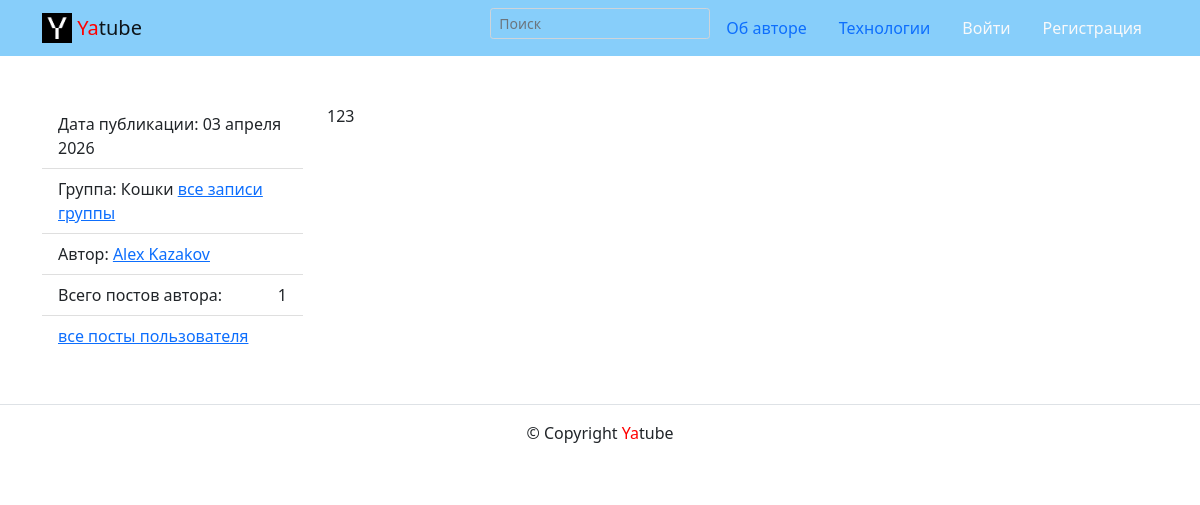
The page /posts/20/ on the database its author committed.
### posts/models.py (models this page shows, shortened)
class Post(CreatedModel):
    text = models.TextField(verbose_name='Текст поста', help_text='Введите текст поста')  # max_length=int
    author = models.ForeignKey(User, on_delete=models.CASCADE, related_name='posts')
    group = models.ForeignKey(Group, on_delete=models.CASCADE, blank=True, null=True)
    image = models.ImageField(verbose_name='Изображение', upload_to='posts/', blank=True)

class Group(models.Model):
    title = models.CharField(max_length=50)
    slug = models.CharField(max_length=25)
    desription = models.TextField()
    def __str__(self):
        return self.title

### posts/views.py (the view)
# urls.py: path('posts/<int:post_id>/', views.post_detail, name='post_detail'),
def post_detail(request, post_id):
    post = get_object_or_404(Post, id=post_id)
    form = CommentForm()
    comments = Comment.objects.filter(post_id=post_id)
    author = post.author
    all_posts = Post.objects.filter(author=author)
    sum_of_posts = len(all_posts)
    context = {
        'post': post,
        'sum': sum_of_posts,
        'form': form,
        'comments': comments,
    }
    return render(request, 'posts/post_detail.html', context)

### posts/forms.py
class CommentForm(ModelForm):
    class Meta:
        model = Comment
        fields = ('text', )

### templates/posts/post_detail.html (shortened to what this page needs)
{% extends "base.html" %}
{% load thumbnail %}
{% block content %}
    <main>
      <div class="container py-5">
      <div class="row">
        <aside class="col-12 col-md-3">
          <ul class="list-group list-group-flush">
            <li class="list-group-item">
              Дата публикации: {{post.pub_date|date:"d E Y"}}
            </li>
            {% if post.group %}
            <li class="list-group-item">
              Группа: {{ post.group }}
              <a href="{% url 'posts:group_list' post.group.slug %}">
                все записи группы
              </a>
            {% endif %}
            </li>
            <li class="list-group-item">
              Автор: <a href="{% url 'posts:profile' post.author %}">
              {{ post.author.get_full_name }}
              </a>
            </li>
            <li class="list-group-item d-flex justify-content-between align-items-center">
              Всего постов автора: <span >{{ sum }}</span>
            </li>
            <li class="list-group-item">
              <a href="{% url 'posts:author_posts' post.author_id %}">
                все посты пользователя
              </a>
            </li>
          </ul>
        </aside>
        <article class="col-12 col-md-9">
          <p>
           {{ post.text }}
          </p>
          <div class="container py-5">
        </div>
        </article>
      </div>
    </div>
    </main>
    {% endblock content %}

### rows shown on the page
Post: pub_date "03 апреля 2026", group "Кошки", author.get_full_name "Alex Kazakov", text "123"

### other values the page prints
{{ sum }} "1"
